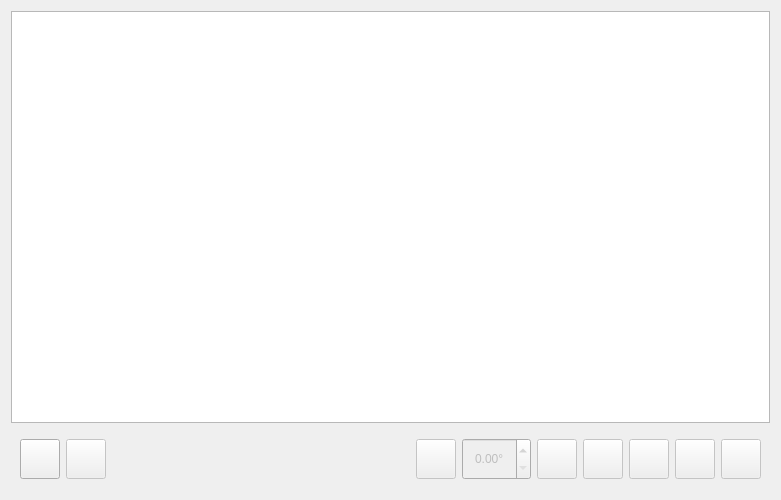
<?xml version="1.0" encoding="UTF-8"?>
<ui version="4.0">
 <class>Tab_Widget_Pic</class>
 <widget class="QWidget" name="Tab_Widget_Pic">
  <property name="geometry">
   <rect>
    <x>0</x>
    <y>0</y>
    <width>781</width>
    <height>500</height>
   </rect>
  </property>
  <property name="windowTitle">
   <string>Form</string>
  </property>
  <layout class="QVBoxLayout" name="verticalLayout">
   <item>
    <widget class="GraphicsView" name="view">
     <property name="styleSheet">
      <string notr="true"/>
     </property>
     <property name="renderHints">
      <set>QPainter::Antialiasing|QPainter::TextAntialiasing</set>
     </property>
     <property name="resizeAnchor">
      <enum>QGraphicsView::NoAnchor</enum>
     </property>
    </widget>
   </item>
   <item>
    <widget class="QWidget" name="panel" native="true">
     <property name="sizePolicy">
      <sizepolicy hsizetype="Preferred" vsizetype="Preferred">
       <horstretch>0</horstretch>
       <verstretch>0</verstretch>
      </sizepolicy>
     </property>
     <property name="minimumSize">
      <size>
       <width>0</width>
       <height>60</height>
      </size>
     </property>
     <property name="maximumSize">
      <size>
       <width>16777215</width>
       <height>60</height>
      </size>
     </property>
     <layout class="QHBoxLayout" name="horizontalLayout">
      <property name="spacing">
       <number>6</number>
      </property>
      <item>
       <widget class="QPushButton" name="open">
        <property name="minimumSize">
         <size>
          <width>40</width>
          <height>40</height>
         </size>
        </property>
        <property name="maximumSize">
         <size>
          <width>40</width>
          <height>40</height>
         </size>
        </property>
        <property name="toolTip">
         <string>Открыть изображение</string>
        </property>
        <property name="text">
         <string/>
        </property>
        <property name="icon">
         <iconset resource="img.qrc">
          <normaloff>:/img/open.png</normaloff>:/img/open.png</iconset>
        </property>
        <property name="iconSize">
         <size>
          <width>28</width>
          <height>28</height>
         </size>
        </property>
       </widget>
      </item>
      <item>
       <widget class="QPushButton" name="save">
        <property name="enabled">
         <bool>false</bool>
        </property>
        <property name="minimumSize">
         <size>
          <width>40</width>
          <height>40</height>
         </size>
        </property>
        <property name="maximumSize">
         <size>
          <width>40</width>
          <height>40</height>
         </size>
        </property>
        <property name="toolTip">
         <string>Созранить изображение</string>
        </property>
        <property name="text">
         <string/>
        </property>
        <property name="icon">
         <iconset resource="img.qrc">
          <normaloff>:/img/save.png</normaloff>:/img/save.png</iconset>
        </property>
        <property name="iconSize">
         <size>
          <width>26</width>
          <height>26</height>
         </size>
        </property>
       </widget>
      </item>
      <item>
       <spacer name="horizontalSpacer">
        <property name="orientation">
         <enum>Qt::Horizontal</enum>
        </property>
        <property name="sizeHint" stdset="0">
         <size>
          <width>40</width>
          <height>20</height>
         </size>
        </property>
       </spacer>
      </item>
      <item>
       <widget class="QPushButton" name="rotate_plus45">
        <property name="enabled">
         <bool>false</bool>
        </property>
        <property name="minimumSize">
         <size>
          <width>40</width>
          <height>40</height>
         </size>
        </property>
        <property name="maximumSize">
         <size>
          <width>40</width>
          <height>40</height>
         </size>
        </property>
        <property name="toolTip">
         <string>Повернуть на 45°</string>
        </property>
        <property name="text">
         <string/>
        </property>
        <property name="icon">
         <iconset resource="img.qrc">
          <normaloff>:/img/rotate_0.png</normaloff>:/img/rotate_0.png</iconset>
        </property>
        <property name="iconSize">
         <size>
          <width>26</width>
          <height>26</height>
         </size>
        </property>
       </widget>
      </item>
      <item>
       <widget class="QDoubleSpinBox" name="angle">
        <property name="enabled">
         <bool>false</bool>
        </property>
        <property name="sizePolicy">
         <sizepolicy hsizetype="Minimum" vsizetype="Minimum">
          <horstretch>0</horstretch>
          <verstretch>0</verstretch>
         </sizepolicy>
        </property>
        <property name="alignment">
         <set>Qt::AlignCenter</set>
        </property>
        <property name="suffix">
         <string>°</string>
        </property>
        <property name="decimals">
         <number>2</number>
        </property>
        <property name="minimum">
         <double>0.000000000000000</double>
        </property>
        <property name="maximum">
         <double>359.000000000000000</double>
        </property>
        <property name="stepType">
         <enum>QAbstractSpinBox::DefaultStepType</enum>
        </property>
       </widget>
      </item>
      <item>
       <widget class="QPushButton" name="rotate_minus45">
        <property name="enabled">
         <bool>false</bool>
        </property>
        <property name="sizePolicy">
         <sizepolicy hsizetype="Minimum" vsizetype="Fixed">
          <horstretch>40</horstretch>
          <verstretch>40</verstretch>
         </sizepolicy>
        </property>
        <property name="maximumSize">
         <size>
          <width>40</width>
          <height>40</height>
         </size>
        </property>
        <property name="toolTip">
         <string>Повернуть на -45°</string>
        </property>
        <property name="text">
         <string/>
        </property>
        <property name="icon">
         <iconset resource="img.qrc">
          <normaloff>:/img/rotate_1.png</normaloff>:/img/rotate_1.png</iconset>
        </property>
        <property name="iconSize">
         <size>
          <width>26</width>
          <height>26</height>
         </size>
        </property>
       </widget>
      </item>
      <item>
       <widget class="QPushButton" name="mir_h">
        <property name="enabled">
         <bool>false</bool>
        </property>
        <property name="minimumSize">
         <size>
          <width>40</width>
          <height>40</height>
         </size>
        </property>
        <property name="maximumSize">
         <size>
          <width>40</width>
          <height>40</height>
         </size>
        </property>
        <property name="toolTip">
         <string>Зеркальное отображение по горизонтали</string>
        </property>
        <property name="text">
         <string/>
        </property>
        <property name="icon">
         <iconset resource="img.qrc">
          <normaloff>:/img/mir_h.png</normaloff>:/img/mir_h.png</iconset>
        </property>
        <property name="iconSize">
         <size>
          <width>26</width>
          <height>26</height>
         </size>
        </property>
        <property name="checkable">
         <bool>true</bool>
        </property>
       </widget>
      </item>
      <item>
       <widget class="QPushButton" name="mir_v">
        <property name="enabled">
         <bool>false</bool>
        </property>
        <property name="minimumSize">
         <size>
          <width>40</width>
          <height>40</height>
         </size>
        </property>
        <property name="maximumSize">
         <size>
          <width>40</width>
          <height>40</height>
         </size>
        </property>
        <property name="toolTip">
         <string>Зеркальное отображение по вертикали</string>
        </property>
        <property name="text">
         <string/>
        </property>
        <property name="icon">
         <iconset resource="img.qrc">
          <normaloff>:/img/mir_v.png</normaloff>:/img/mir_v.png</iconset>
        </property>
        <property name="iconSize">
         <size>
          <width>26</width>
          <height>26</height>
         </size>
        </property>
        <property name="checkable">
         <bool>true</bool>
        </property>
       </widget>
      </item>
      <item>
       <widget class="QPushButton" name="zoomIn">
        <property name="enabled">
         <bool>false</bool>
        </property>
        <property name="maximumSize">
         <size>
          <width>40</width>
          <height>40</height>
         </size>
        </property>
        <property name="toolTip">
         <string>Увеличить</string>
        </property>
        <property name="text">
         <string/>
        </property>
        <property name="icon">
         <iconset resource="img.qrc">
          <normaloff>:/img/plus.png</normaloff>:/img/plus.png</iconset>
        </property>
        <property name="iconSize">
         <size>
          <width>26</width>
          <height>26</height>
         </size>
        </property>
       </widget>
      </item>
      <item>
       <widget class="QPushButton" name="zoomOut">
        <property name="enabled">
         <bool>false</bool>
        </property>
        <property name="sizePolicy">
         <sizepolicy hsizetype="Minimum" vsizetype="Fixed">
          <horstretch>0</horstretch>
          <verstretch>0</verstretch>
         </sizepolicy>
        </property>
        <property name="maximumSize">
         <size>
          <width>40</width>
          <height>40</height>
         </size>
        </property>
        <property name="sizeIncrement">
         <size>
          <width>0</width>
          <height>0</height>
         </size>
        </property>
        <property name="toolTip">
         <string>Уменьшить</string>
        </property>
        <property name="text">
         <string/>
        </property>
        <property name="icon">
         <iconset resource="img.qrc">
          <normaloff>:/img/minus.png</normaloff>:/img/minus.png</iconset>
        </property>
        <property name="iconSize">
         <size>
          <width>26</width>
          <height>26</height>
         </size>
        </property>
       </widget>
      </item>
     </layout>
    </widget>
   </item>
  </layout>
 </widget>
 <customwidgets>
  <customwidget>
   <class>GraphicsView</class>
   <extends>QGraphicsView</extends>
   <header>../../../../graphicsview.h</header>
  </customwidget>
 </customwidgets>
 <resources>
  <include location="img.qrc"/>
 </resources>
 <connections/>
</ui>
